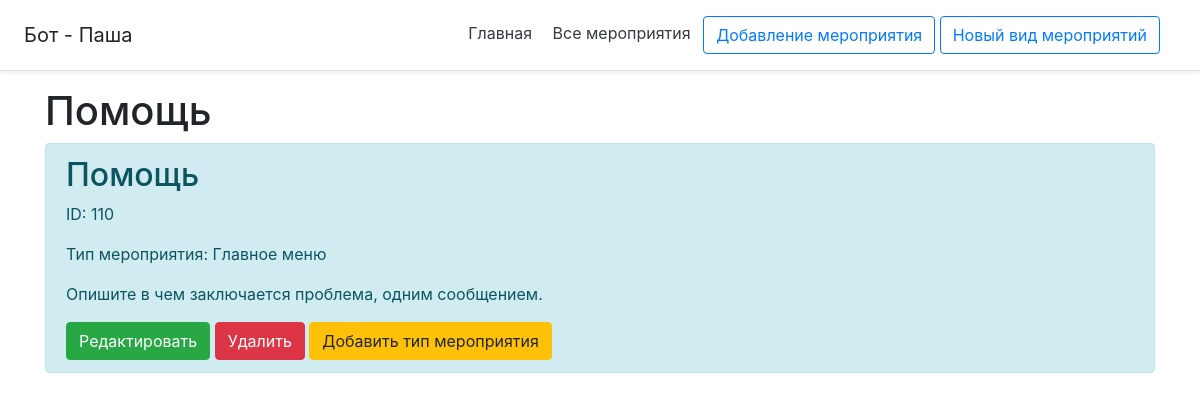
Page /event/110 on the committed database.
### db_utils/database.py (models this page shows, shortened)
class Menu(db.Model):
    __tablename__ = "menu"
    id = db.Column(db.Integer, primary_key=True)
    name = db.Column(db.String(120), default='default_name')
    text = db.Column(db.String(10000), default='default_text')
    added = db.Column(db.DateTime, default=datetime.datetime.utcnow())
    active = db.Column(db.Boolean, nullable=False, default=True)
    author_id = db.Column(db.Integer, nullable=False, default=0)
    tags = db.Column(db.String(5000), default='нет тегов')
    inheritances = db.relationship('Inheritances',
                                   primaryjoin="or_(Menu.id==Inheritances.menu_id_descendant, Menu.id==Inheritances.menu_id_ancestor)",
                                   lazy='dynamic')
    attachment = db.relationship('Attachment',
                                 primaryjoin="Menu.id==Attachment.menu_id",
                                 lazy='dynamic')

### flask_app.py (the view)
@app.route('/event/<int:id>')
def event(id):
    event = Menu.query.get(id)
    inher_event = menus(select_inheritances({'menu_id': event.id}), response=[event])
    return render_template('event_details.html', event=event, inher_event=inher_event)

### bot_api/vk_bot_response.py (called while the page is built)
def menus(inher, response=None):
    menu_id_ancestor = inher
    menu_ids_descendant = [inheritances.menu_id_descendant for inheritances in menu_id_ancestor]
    menu_ids_descendant.extend([inheritances.menu_id_ancestor for inheritances in menu_id_ancestor])
    menu_ids = [el for el, _ in groupby(menu_ids_descendant)]
    if response:
        while response[0].id in menu_ids:
            menu_ids.remove(response[0].id)
    return select_menu({'menu_ids': list(menu_ids)})

### db_utils/select_db.py (called while the page is built)
def select_inheritances(args):
    inhers = Inheritances.query
    if 'menu_id' in args:
        inhers = Inheritances.query.filter(
            or_(
                Inheritances.menu_id_ancestor == args['menu_id'],
                and_(
                    Inheritances.menu_id_descendant == args['menu_id'],
                    Inheritances.reversible == 1
                )
            )
        )
    inhers = inhers.filter_by(active=True).all()
    if not inhers:
        return {}
    return inhers

def select_menu(args):
    menu = Menu.query.all()
    try:
        if 'menu_names' in args:
            menu = Menu.query.filter(Menu.name == args['menu_names']).all()
        if 'menu_ids' in args:
            menu = []
            for i in args['menu_ids']:
                menu.extend(Menu.query.filter(Menu.id == i).all())
    except Exception as e:
        print('Something WRONG - {}'.format(e))
    if 'filled_text' in args:
        if args['filled_text'] == 'true':
            text_replace(menu)
    return menu

### main/templates/event_details.html (shortened to what this page needs)
{% extends 'base.html' %}
{% block body %}
    <div class="container -mt-5">
        <h1>{{ event.name }}</h1>
        <div class="alert alert-info">
            <h2>{{ event.name }}</h2>
            <p>ID: {{ event.id }}</p>
            {% for el in inher_event %}
                <p>Тип мероприятия: {{ el.name }}</p>
            {% endfor %}
            <p>{{ event.text }}</p>
            <a href="/event/{{ event.id }}/update" class="btn btn-success">Редактировать</a>
            <a href="/event/{{ event.id }}/del" class="btn btn-danger">Удалить</a>
            <a href="/event/{{ event.id }}/inher" class="btn btn-warning">Добавить тип мероприятия</a>
        </div>
    </div>
{% endblock %}

### rows in the picture
Menu: name "Помощь", id "110", text "Опишите в чем заключается проблема, одним сообщением."
Menu: name "Главное меню"
